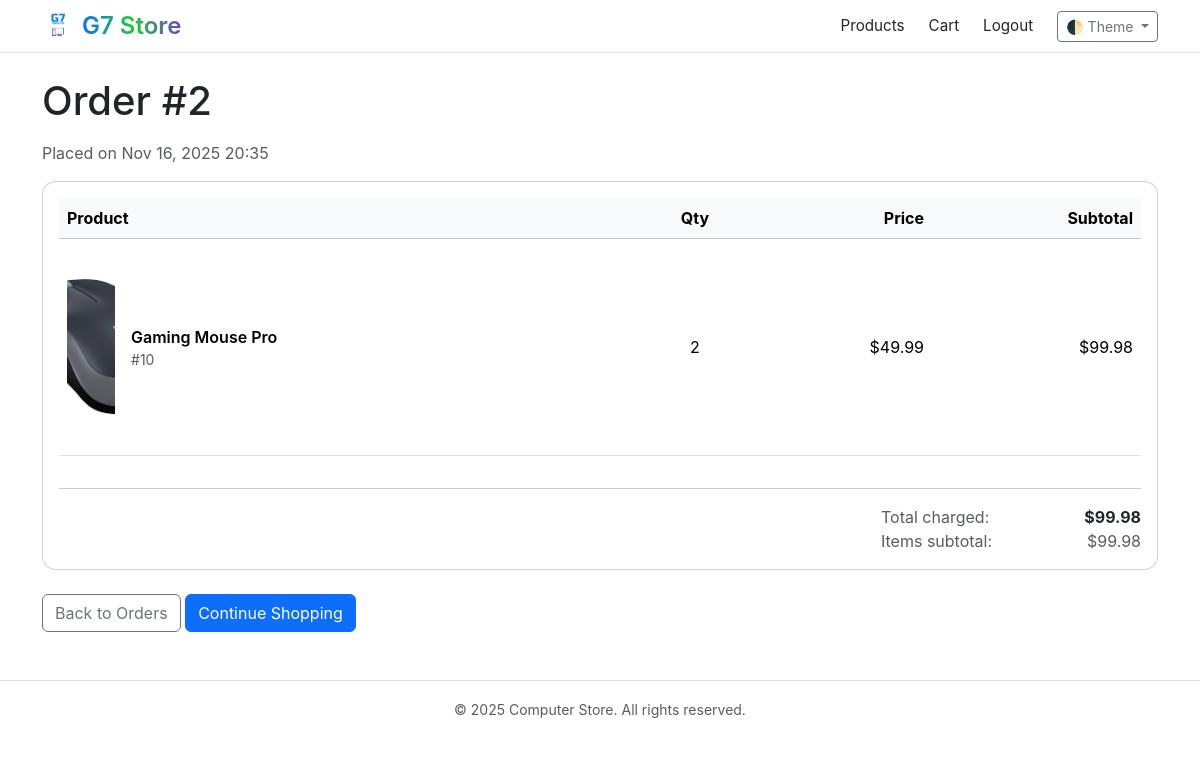
/order-details.php?id=2 (signed in), run on the app's committed database.
### tables this page shows
CREATE TABLE `orders` (
  `id` int(11) NOT NULL,
  `user_id` int(11) DEFAULT NULL,
  `total_price` decimal(10,2) DEFAULT NULL,
  `order_date` datetime DEFAULT current_timestamp()
);

CREATE TABLE `order_items` (
  `id` int(11) NOT NULL,
  `order_id` int(11) DEFAULT NULL,
  `product_id` int(11) DEFAULT NULL,
  `quantity` int(11) DEFAULT NULL,
  `price` decimal(10,2) DEFAULT NULL
);

CREATE TABLE `products` (
  `id` int(11) NOT NULL,
  `name` varchar(255) DEFAULT NULL,
  `description` text DEFAULT NULL,
  `price` decimal(10,2) DEFAULT NULL,
  `image_url` varchar(255) DEFAULT NULL,
  `category` varchar(100) DEFAULT NULL,
  `stock` int(11) DEFAULT 10,
  `image` varchar(255) DEFAULT NULL
);

### order-details.php (the view, shortened to what this page needs)
<?php
include 'includes/auth.php';
include 'includes/header.php';
$orderId = isset($_GET['id']) ? (int)$_GET['id'] : 0;
$stmt = $pdo->prepare('SELECT id, user_id, total_price, order_date FROM orders WHERE id = ? AND user_id = ?');
$stmt->execute([$orderId, $_SESSION['user_id']]);
$order = $stmt->fetch();
$stmt = $pdo->prepare('SELECT oi.product_id, oi.quantity, oi.price, p.name, p.image FROM order_items oi JOIN products p ON p.id = oi.product_id WHERE oi.order_id = ?');
$stmt->execute([$orderId]);
$items = $stmt->fetchAll();
?>
<h1 class="mb-3">Order #<?php echo $order['id']; ?></h1>
<p class="text-muted">Placed on <?php echo date('M d, Y H:i', strtotime($order['order_date'])); ?></p>
<div class="card mb-4">
  <div class="card-body">
    <div class="table-responsive">
      <table class="table align-middle">
        <thead class="table-light">
          <tr>
            <th>Product</th>
            <th class="text-center">Qty</th>
            <th class="text-end">Price</th>
            <th class="text-end">Subtotal</th>
          </tr>
        </thead>
        <tbody>
        <?php $computedTotal = 0; foreach ($items as $it): $sub = $it['quantity'] * $it['price']; $computedTotal += $sub; ?>
          <tr>
            <td>
              <div class="d-flex align-items-center gap-3">
                <?php if (!empty($it['image'])): ?>
                  <img src="images/<?php echo htmlspecialchars($it['image']); ?>" alt="" style="height:48px; width:48px; object-fit:cover; border-radius:8px;">
                <?php endif; ?>
                <div>
                  <div class="fw-semibold"><?php echo htmlspecialchars($it['name']); ?></div>
                  <div class="text-muted small">#<?php echo (int)$it['product_id']; ?></div>
                </div>
              </div>
            </td>
            <td class="text-center"><?php echo (int)$it['quantity']; ?></td>
            <td class="text-end">$<?php echo number_format($it['price'], 2); ?></td>
            <td class="text-end">$<?php echo number_format($sub, 2); ?></td>
          </tr>
        <?php endforeach; ?>
        </tbody>
      </table>
    </div>
    <hr>
    <div class="d-flex justify-content-end">
      <div style="min-width:260px;">
        <div class="d-flex justify-content-between">
          <span class="text-muted">Total charged:</span>
          <strong>$<?php echo number_format($order['total_price'], 2); ?></strong>
        </div>
        <div class="d-flex justify-content-between text-muted">
          <span>Items subtotal:</span>
          <span>$<?php echo number_format($computedTotal, 2); ?></span>
        </div>
      </div>
    </div>
  </div>
</div>
<a href="orders.php" class="btn btn-outline-secondary">Back to Orders</a>
<a href="products.php" class="btn btn-primary">Continue Shopping</a>
<?php include 'includes/footer.php'; ?>

### css/style.css (style rules this page uses)
body { font-family: -apple-system, BlinkMacSystemFont, "Segoe UI", Roboto, Oxygen; }
html, body { max-width: 100%; overflow-x: hidden; }
.card { border-radius: 14px !important; }
.card img { height: 200px !important; object-fit: cover; border-radius: 12px !important; }

### data on the page
orders: id "2", order_date "Nov 16, 2025 20:35", total_price "99.98"
order_items: product.image (picture), product.name "Gaming Mouse Pro", product "10", quantity "2", price "49.99", sub "99.98"

### other printed values
$computedTotal "99.98"
